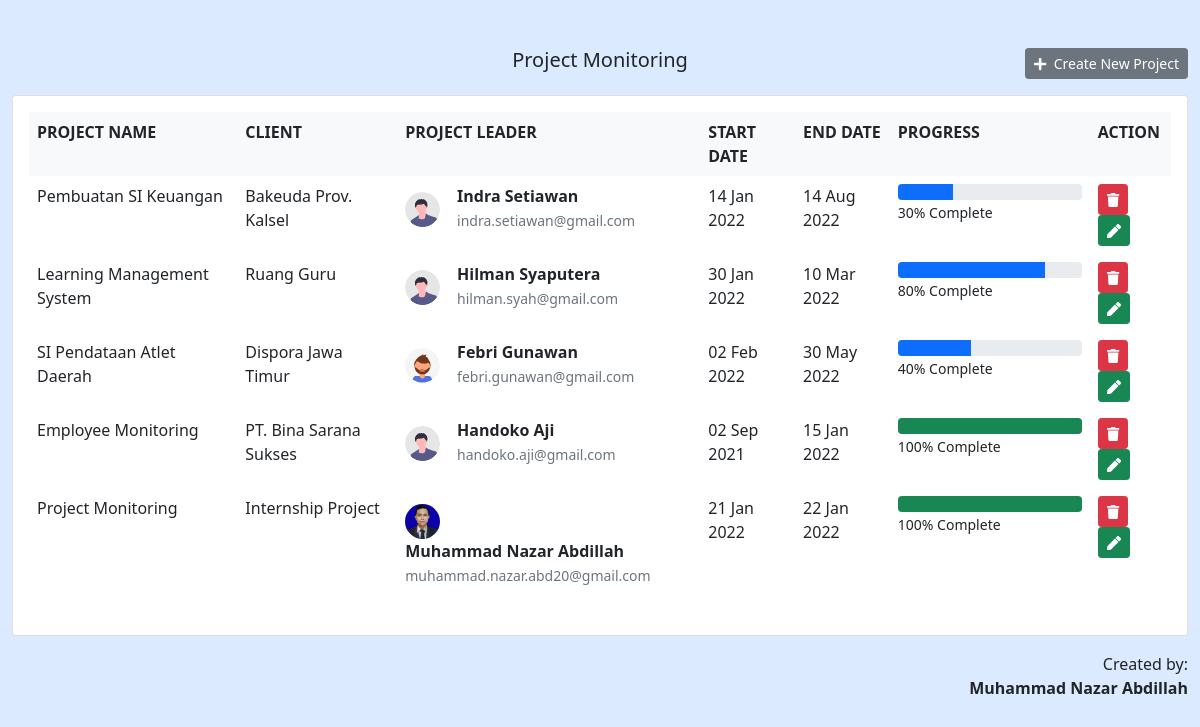
The page / on the database its author committed.
### tables this page shows
CREATE TABLE `monitoring` (
  `id` int(11) NOT NULL,
  `project_name` varchar(128) NOT NULL,
  `client` varchar(128) NOT NULL,
  `project_leader` varchar(128) NOT NULL,
  `email` varchar(128) NOT NULL,
  `image` varchar(128) NOT NULL,
  `start_date` date NOT NULL,
  `end_date` date NOT NULL,
  `progress` varchar(5) NOT NULL
);

### application/controllers/Monitoring.php (called while the page is built, shortened)
<?php
class Monitoring extends CI_Controller
{
	public function index()
	{
		$data['title'] = 'Project Monitoring';
		$data['monitoring'] = $this->monitoring->getAllMonitoring();
		$this->load->view('monitoring/index', $data);
	}
}

### index.php (called while the page is built, shortened)
<?php
require_once BASEPATH.'core/CodeIgniter.php';

### application/models/Monitoring_model.php (called while the page is built, shortened)
<?php
class Monitoring_model extends CI_model
{
    public function getAllMonitoring()
    {
        return $this->db->get('monitoring')->result_array();
    }
}

### application/views/monitoring/index.php (the view, shortened to what this page needs)
<!doctype html>
<html lang="en">
<head>
  <link href="https://cdn.jsdelivr.net/npm/bootstrap@5.0.2/dist/css/bootstrap.min.css" rel="stylesheet">
  <link href="<?= base_url('assets/'); ?>/vendor/css/all.css" rel="stylesheet">
</head>
<body style="background-color: #dbeafe;">
  <div class="container-fluid">
    <div class="text-center">
      <div class="row align-items-start">
        <div class="col">
          <h1 class="h5 mt-5 mb-3">Project Monitoring</h1>
        </div>
        <div class="col text-end">
          <a href="<?= base_url('monitoring/create'); ?>" class="btn btn-secondary btn-sm mt-5 mb-3 mr-1"><i class="fa fa-plus"></i>&nbsp;&nbsp;Create New Project</a>
        </div>
      </div>
    </div>
    <div class="row">
      <div class="col-lg-12">
        <div class="card">
          <div class="card-body">
            <div class="table-responsive">
              <table class="table table-borderless" style="width: 100%">
                <tr class="bg-light">
                  <th>PROJECT NAME</th>
                  <th>CLIENT</th>
                  <th>PROJECT LEADER</th>
                  <th>START DATE</th>
                  <th>END DATE</th>
                  <th style="width: 200px;">PROGRESS</th>
                  <th>ACTION</th>
                </tr>
                <tr>
                  <?php foreach ($monitoring as $monitor) : ?>
                    <td><?= $monitor['project_name']; ?></td>
                    <td><?= $monitor['client']; ?></td>
                    <td>
                      <div class="row mb-2">
                        <div class="col-lg-2 d-flex">
                          <img src="<?= base_url('assets/img/') . $monitor['image']; ?>" class="rounded-circle mt-2" width="35px" height="35px" />
                        </div>
                        <div class="col-lg">
                          <strong class="col-mb-6"><?= $monitor['project_leader']; ?></strong><br>
                          <small class="text-muted mt-0"><?= $monitor['email']; ?></small>
                        </div>
                      </div>
                    </td>
                    <td><?= date('d M Y', strtotime($monitor['start_date'])); ?></td>
                    <td><?= date('d M Y', strtotime($monitor['end_date'])); ?></td>
                    <td>
                      <div class="progress">
                        <?= ($monitor['progress'] == '100') ? '<div class="progress-bar bg-success" role="progressbar" aria-valuenow="70" aria-valuemin="0" aria-valuemax="100"   style=" width: ' . $monitor['progress'] . "%"  . '" >
                          </div>' :
                          '<div class="progress-bar" role="progressbar" aria-valuenow="70" aria-valuemin="0" aria-valuemax="100" style="width: ' . $monitor['progress'] . "%" . '" >
                          </div>' ?>
                      </div>
            </div>
            <small><?= $monitor['progress']; ?>% Complete</small>
            <td>
              <a onclick="return confirm('apakah anda yakin?')" href="<?= base_url(); ?>monitoring/hapus/<?= $monitor['id']; ?>" class="btn btn-danger btn-sm"><i class="fa fa-trash"></i></a>
              <a href="<?= base_url(); ?>monitoring/edit/<?= $monitor['id']; ?>" class="btn btn-success btn-sm"><i class="fas fa-pen"></i></a>
            </td>
          <?php endforeach; ?>
          </div>
      <div class="mt-3">
        <div class="col text-end">
          <p class="mb-0">Created by:</p>
          <p><strong>Muhammad Nazar Abdillah</strong></p>
        </div>
      </div>
</body>
</html>

### rows shown on the page
monitoring: project_name "Pembuatan SI Keuangan", client "Bakeuda Prov. Kalsel", image (placeholder picture), project_leader "Indra Setiawan", email "indra.setiawan@gmail.com", start_date "14 Jan 2022", end_date "14 Aug 2022", progress "30"
monitoring: project_name "Learning Management System", client "Ruang Guru", image (placeholder picture), project_leader "Hilman Syaputera", email "hilman.syah@gmail.com", start_date "30 Jan 2022", end_date "10 Mar 2022", progress "80"
monitoring: project_name "SI Pendataan Atlet Daerah", client "Dispora Jawa Timur", image (placeholder picture), project_leader "Febri Gunawan", email "febri.gunawan@gmail.com", start_date "02 Feb 2022", end_date "30 May 2022", progress "40"
monitoring: project_name "Employee Monitoring", client "PT. Bina Sarana Sukses", image (placeholder picture), project_leader "Handoko Aji", email "handoko.aji@gmail.com", start_date "02 Sep 2021", end_date "15 Jan 2022", progress "100"
monitoring: project_name "Project Monitoring", client "Internship Project", image (picture), project_leader "Muhammad Nazar Abdillah", email "muhammad.nazar.abd20@gmail.com", start_date "21 Jan 2022", end_date "22 Jan 2022", progress "100"
